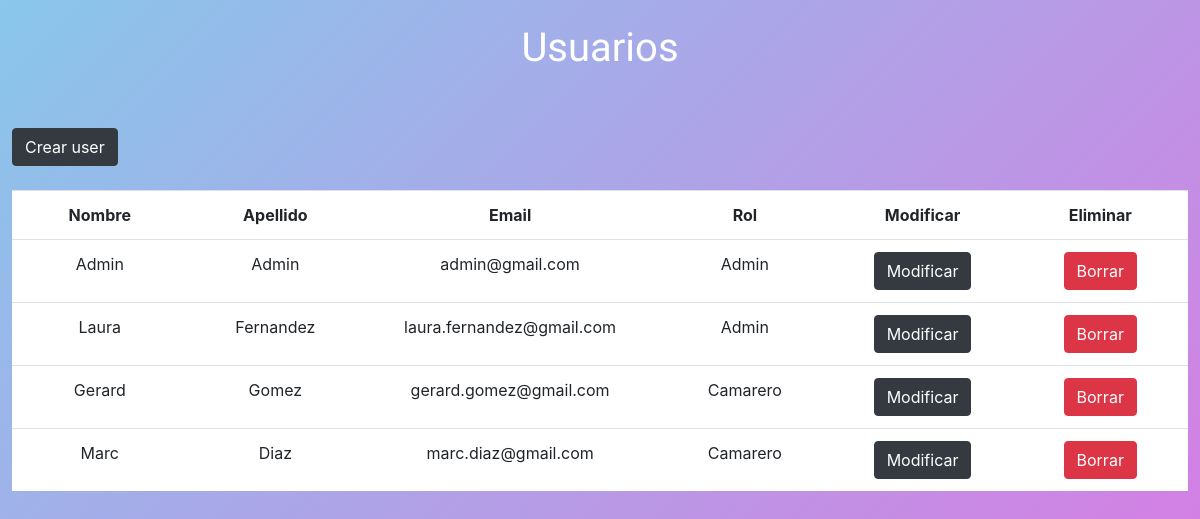
Screenshot of /view/usuarios.php (signed in) with the database file from the repository.
### tables this page shows
CREATE TABLE `tbl_users` (
  `id_user` int(11) NOT NULL,
  `nom_user` varchar(10) DEFAULT NULL,
  `apellido_user` varchar(20) DEFAULT NULL,
  `email_user` varchar(45) DEFAULT NULL,
  `password_user` varchar(20) DEFAULT NULL,
  `rol_user` varchar(10) DEFAULT NULL
);

### view/usuarios.php (the view, shortened to what this page needs)
<!DOCTYPE html>
<html lang="en">
<head>
    <link rel="stylesheet" href="../css/tablas_contenido.css">
    <link rel="stylesheet" href="https://stackpath.bootstrapcdn.com/bootstrap/4.4.1/css/bootstrap.min.css">
</head>
<body>
<h1>Usuarios</h1>
<br>
<a type='button' class='btn btn-dark btn_crear' href='crear.user.form.php' class='filtro'>Crear user</a>
<br></br>
<div class="tabla">
<table class="table">
                <tr>
                    <th>Nombre</th>
                    <th>Apellido</th>
                    <th>Email</th>
                    <th>Rol</th>
                    <th>Modificar</th>
                    <th>Eliminar</th>
                </tr>
<?php
include '../services/ver.php';
$query = $pdo->prepare("SELECT * FROM tbl_users order by rol_user ASC");
$query->execute();
$data = $query->fetchAll();
foreach ($data as $usuario) {
        ?>
        <tr>
        <td><?php echo"{$usuario['nom_user']}";?></td>
        <td><?php echo"{$usuario['apellido_user']}";?></td>
        <td><?php echo"{$usuario['email_user']}";?></td>
        <td><?php echo"{$usuario['rol_user']}";?></td>
        <?php
        echo "<td><a type='button' class='btn btn-dark'  href='modificar.user.form.php?id_user={$usuario['id_user']}&nom_user={$usuario['nom_user']}&apellido_user={$usuario['apellido_user']}&email_user={$usuario['email_user']}&password_user={$usuario['password_user']}&rol_user={$usuario['rol_user']}'>Modificar</a></td>";
        ?>
        <td><form METHOD='POST' action='../process/eliminar.user.php'>
        <input type='submit' value='Borrar' class="btn btn-danger" onclick="return confirm('¿Estás seguro de que quieres eliminar este usuario?')">
        </form></td>
        </tr>
    <?php
    }
    ?>
    </table>
</div>
</body>
</html>

### css/tablas_contenido.css (style rules this page uses)
body { background: linear-gradient(-45deg, #df74e2, #89c7eb); }
html, body { width: 100%; height: 100%; }
h1 { text-align: center; color: white; font-family: 'Carter One'; padding-top: 2%; padding-bottom: 2%; }
.btn_crear { margin-left: 1%; }
.tabla { padding-left: 1%; padding-right: 1%; width: 100%; }
.table { background-color: white; }
.table th { text-align: center; font-weight: bold; width: 10%; }
.table td { text-align: center; width: 10%; }

### rows the page displays
tbl_users: nom_user "Admin", apellido_user "Admin", email_user "admin@gmail.com", rol_user "Admin"
tbl_users: nom_user "Laura", apellido_user "Fernandez", email_user "laura.fernandez@gmail.com", rol_user "Admin"
tbl_users: nom_user "Gerard", apellido_user "Gomez", email_user "gerard.gomez@gmail.com", rol_user "Camarero"
tbl_users: nom_user "Marc", apellido_user "Diaz", email_user "marc.diaz@gmail.com", rol_user "Camarero"
